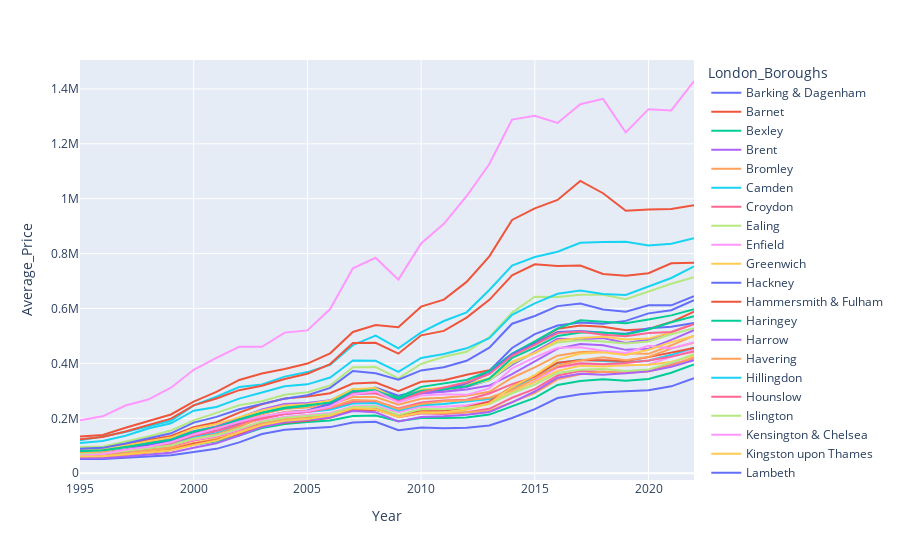

This figure's notebook cell:
### Code cell
fig = px.line(grouped_ld_boroughs, x = 'Year', y='Average_Price', color = 'London_Boroughs')
fig.show()
